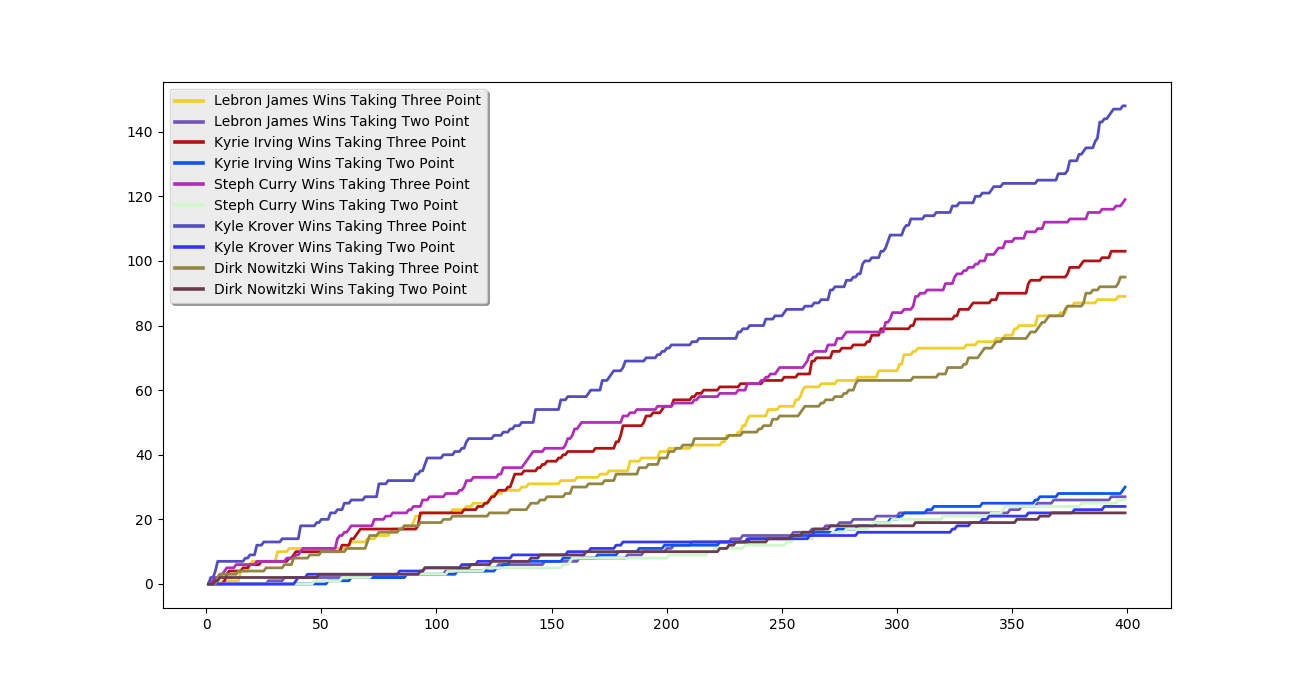

Here is the Python script that generated this plot:
import numpy as np
import matplotlib.pyplot as plt

def attemptThree():
    if np.random.randint(0,100) < threePtPercent:
        if np.random.randint(0,100) < overtimePercent:
            return True
    return False
    
def attemptTwo():
    havePossession = True
    pointsDown = 3

    timeLeft = 30
    while (timeLeft > 0):
        if havePossession:
            if pointsDown >= 3:
                timeLeft -= timeToShoot2
            else:
                timeLeft = 0
            if np.random.randint(0,100) < twoPtPercent:
                pointsDown -= 2
                havePossession = False
        else:
            if np.random.randint(0,100) >= offenseReboundPercent:
                havePossession = False
            else:
                if pointsDown > 0:
                    timeLeft -= timeToFoul
                    if np.random.randint(0,100) < oppFtPercent:
                        pointsDown += 1
                    if np.random.randint(0,100) < oppFtPercent:
                        pointsDown += 1
                        havePossession = True
                else:
                    if np.random.randint(0, 100) >= ftReboundPercent:
                        havePossession = True
                    else:
                        if np.random.randint(0,100) < oppTwoPtPercent:
                            pointsDown += 2
                        timeLeft = 0
    if pointsDown > 0:
        return False
    else:
        if pointsDown < 0:
            return True
        else:
            if np.random.randint(0,100) < overtimePercent:
                return False
            else:
                return True
plt.figure(figsize=(14, 14))
names = ['Lebron James', 'Kyrie Irving', 'Steph Curry', 'Kyle Krover', 'Dirk Nowitzki']
threePercents = [35.4, 46.8, 44.4, 49.2, 38.0]
twoPercents = [53.6, 49.1, 52.8, 47.0, 48.6]
colind = 0

colors = [tuple(np.random.randint(1, 256, 3)/255.0) for i in range(20)]

for i in range(5):
    x = []
    y1 = []
    y2 = []
    trials = 400
    threePtPercent = threePercents[i]
    twoPtPercent = twoPercents[i]
    oppTwoPtPercent = 40
    oppFtPercent = 70
    timeToShoot2 = 5
    timeToFoul = 5
    offenseReboundPercent = 25
    ftReboundPercent = 15
    overtimePercent = 50
    
    winsTakingThree = 0
    lossTakingThree = 0
    winsTakingTwo = 0
    lossTakingTwo = 0
    curTrial = 1
    
    while curTrial < trials:
        if attemptThree():
            winsTakingThree += 1
        else:
            lossTakingThree += 1
            if attemptTwo() == True:
                winsTakingTwo += 1
            else:
                lossTakingTwo += 1
            x.append(curTrial)
            y1.append(winsTakingThree)
            y2.append(winsTakingTwo)
            curTrial += 1
    plt.plot(x, y1, color=colors[colind], label=names[i]+' Wins Taking Three Point', linewidth=2)
    plt.plot(x, y2, color=colors[colind+1], label=names[i]+' Wins Taking Two Point', linewidth=2)
    colind += 2

legend = plt.legend(loc='upper left', shadow=True)
for legobj in legend.legendHandles:
    legobj.set_linewidth(2.6)
plt.show()
     
                            
                
                
            
        
